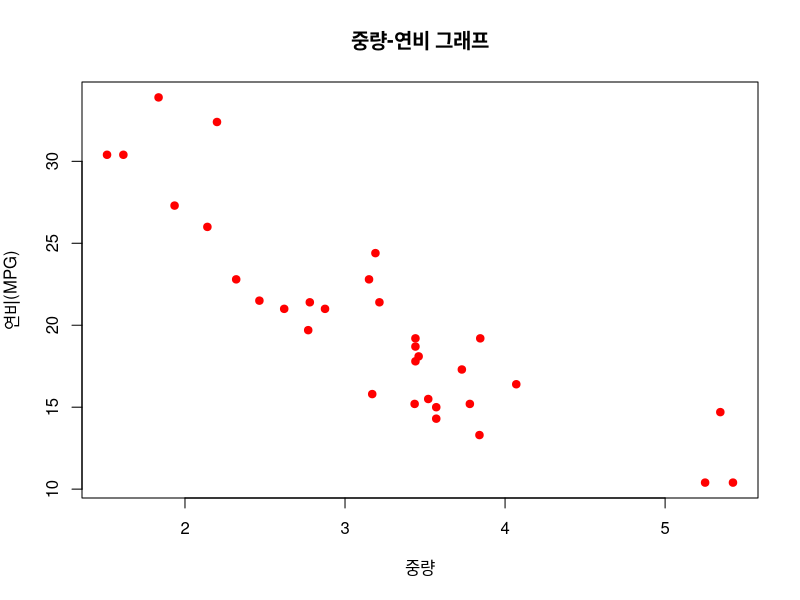

This chart was generated by the following R code:
wt <- mtcars$wt ## 중량 데이터

mpg <- mtcars$mpg ## 연비 데이터

plot(wt, mpg, ## 2개 변수(x축,y축)
     main='중량-연비 그래프', ## 제목
     xlab='중량', ## x축 레이블
     ylab='연비(MPG)', ## y축 레이블
     col='red', ## point의 color
     pch=19) ## point의 종류

